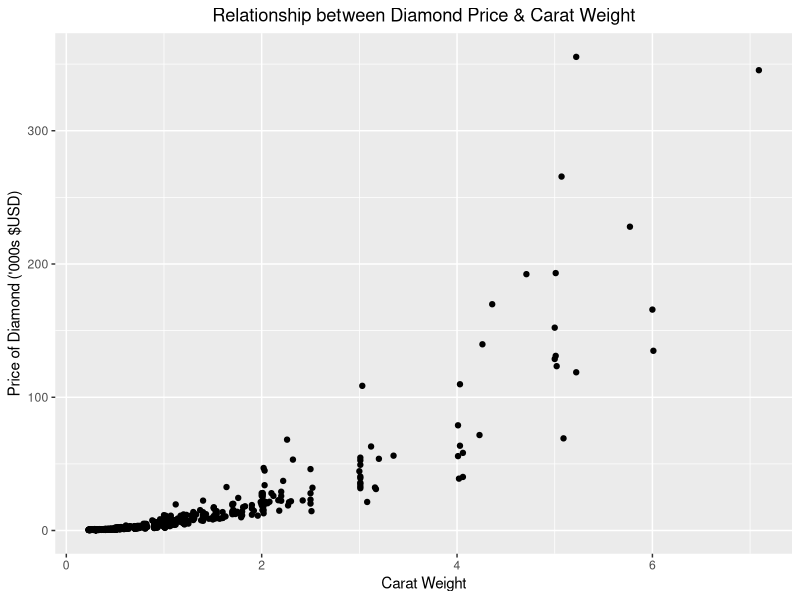
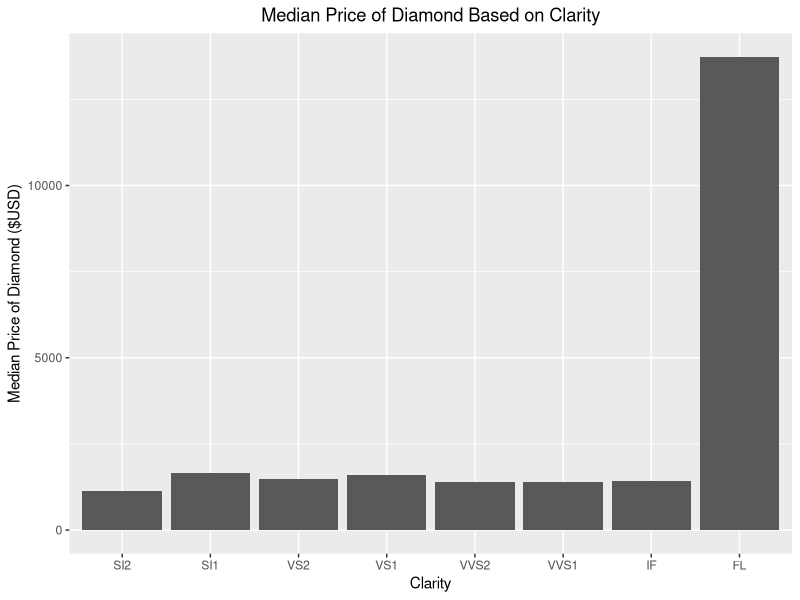
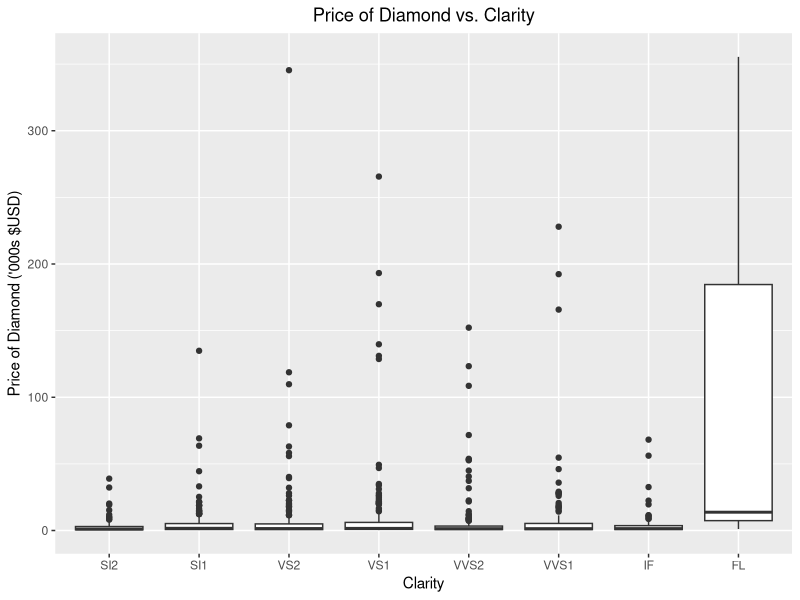
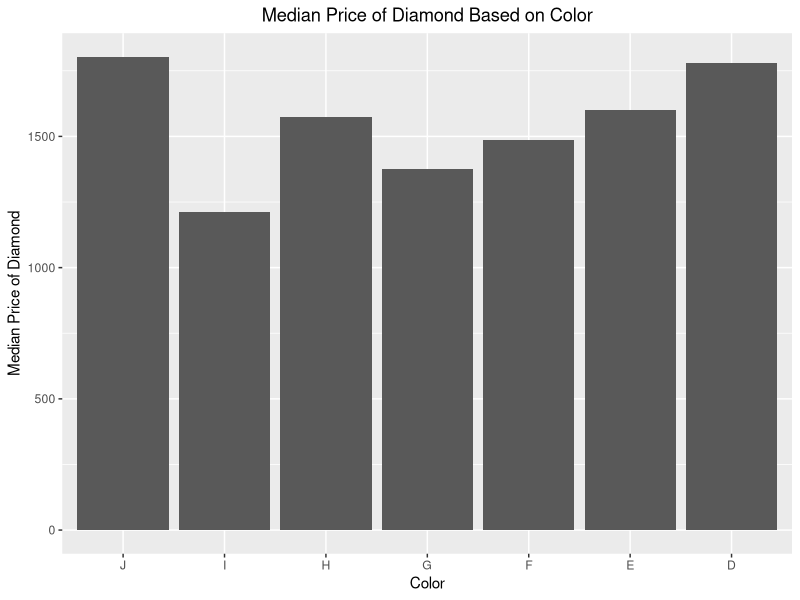
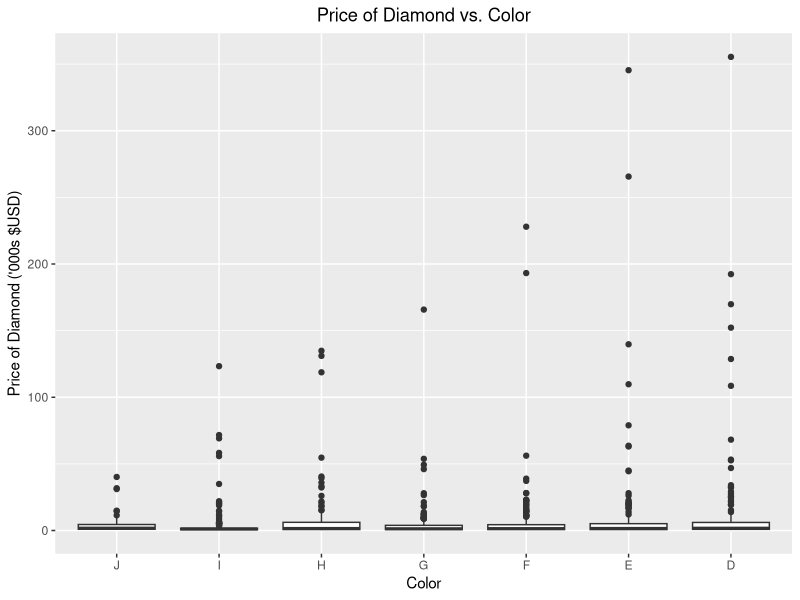
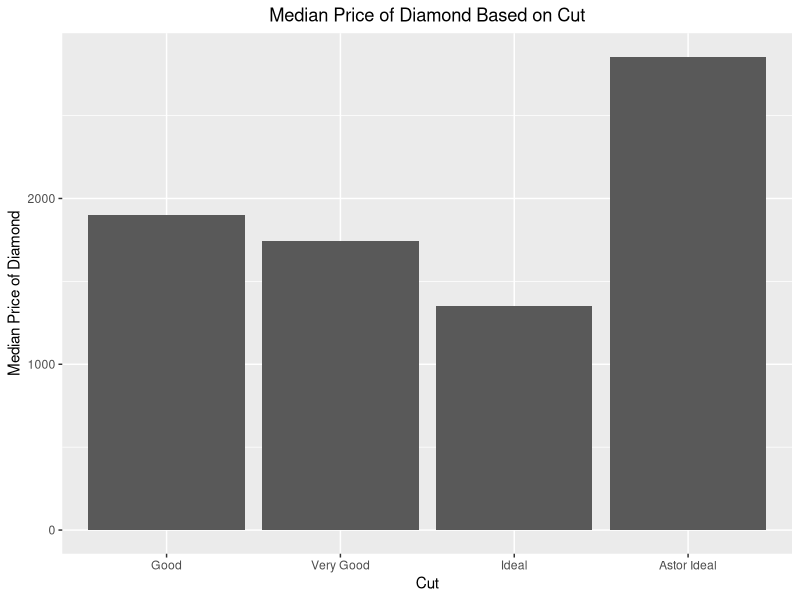
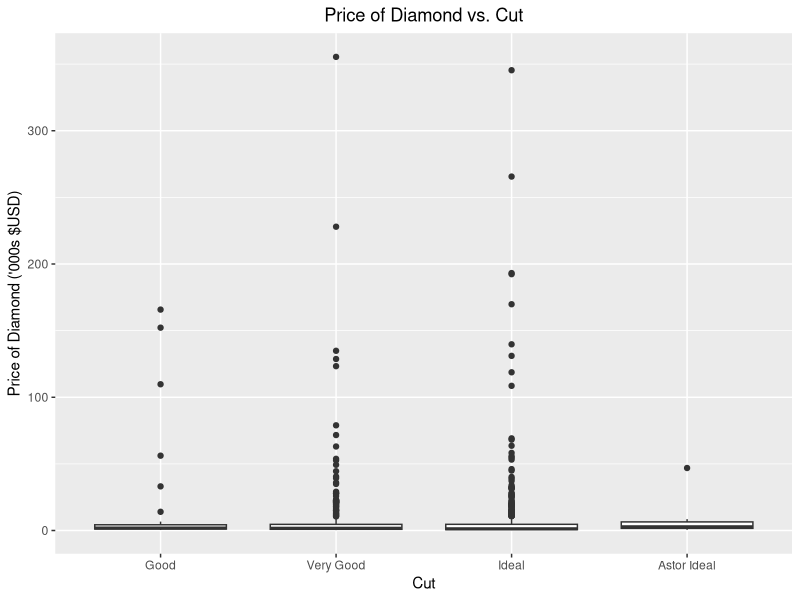
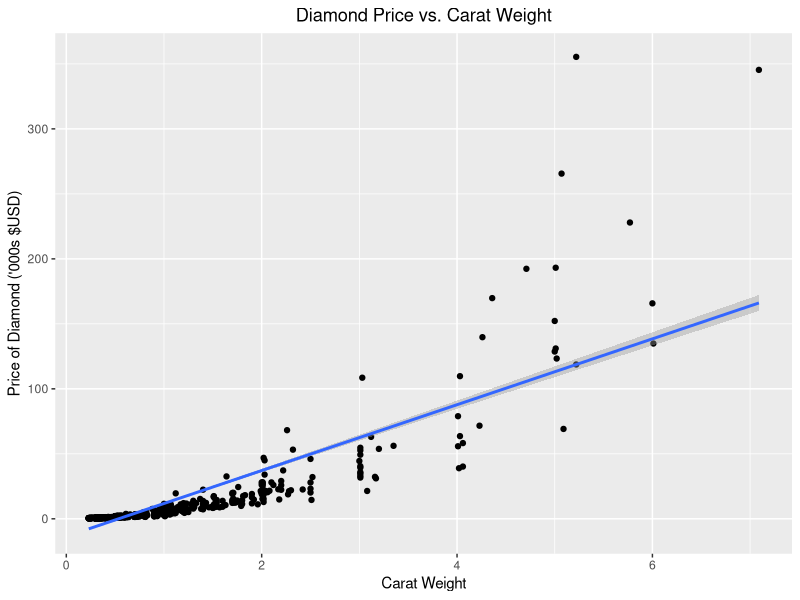

These charts were generated, in order, by the following R code: (Note: this script raises an error after producing the figures.)
## ---- chunk 1
knitr::opts_chunk$set(echo = FALSE, warning=FALSE, message=FALSE)
## ---- chunk 2
library(tidyverse)
library(MASS)

Data <- read.csv("diamonds4.csv",header=T)

## ---- chunk 3
knitr::kable(head(Data, 5), "pipe")

# Wyatt added top 5 rows to show sample of data set
## ---- chunk 4
knitr::kable(table(Data$cut), col.names=c('Cut', 'Frequency'), "simple")
## ---- chunk 5
knitr::kable(table(Data$color), col.names=c('Color', 'Frequency'), "simple")
## ---- chunk 6
knitr::kable(table(Data$clarity), col.names=c('Clarity', 'Frequency'), "simple")
## ---- chunk 7
ggplot(Data, aes(x=carat, y=price/1000)) + 
  geom_point() + 
  labs(x = "Carat Weight", y = "Price of Diamond ('000s $USD)", title = "Relationship between Diamond Price & Carat Weight")+
  theme(plot.title = element_text(hjust = 0.5))
## ---- chunk 8
# Code to relevel the clarity factors from lowest-clarity to highest-clarity
Data <- Data %>% 
  mutate(clarity = clarity %>% fct_relevel(c("SI2", "SI1", "VS2", "VS1", "VVS2", "VVS1", "IF", "FL")))

# Code to groupby the clarity and find the median value of the diamonds in that clarity level. 
data.clarity <- Data %>% 
  group_by(clarity) %>% 
  summarize(median_price_clarity = median(price))

# Bar plot
ggplot(data.clarity, aes(x = clarity, y=median_price_clarity)) + 
  geom_bar(stat = "identity") + 
  labs(x = "Clarity", y = "Median Price of Diamond ($USD)", title = "Median Price of Diamond Based on Clarity")+
  theme(plot.title = element_text(hjust = 0.5))

# Boxplot
ggplot(Data, aes(x=clarity, y = price/1000)) + 
  geom_boxplot() + 
  labs(x = "Clarity", y = "Price of Diamond ('000s $USD)", title = "Price of Diamond vs. Clarity")+
  theme(plot.title = element_text(hjust = 0.5))
## ---- chunk 9
# Releveling the factors for color to match the increasing qualities from BlueNile
Data <- Data %>% 
  mutate(color = color %>% fct_relevel(c("J", "I", "H", "G", "F", "E", "D")))

# Code to group by color and find the median price of diamonds of each color
data.color <- Data %>% 
  group_by(color) %>% 
  summarize(median_price_color = median(price))

# Bar plot
ggplot(data.color, aes(x = color, y=median_price_color)) + 
  geom_bar(stat = "identity") + 
  labs(x = "Color", y = "Median Price of Diamond", title = "Median Price of Diamond Based on Color")+
  theme(plot.title = element_text(hjust = 0.5))

# Boxplot
ggplot(Data, aes(x=color, y = price/1000)) + 
  geom_boxplot() + 
  labs(x = "Color", y = "Price of Diamond ('000s $USD)", title = "Price of Diamond vs. Color")+
  theme(plot.title = element_text(hjust = 0.5))
## ---- chunk 10
# Releveling the factors for color to match the increasing qualities from BlueNile
Data <- Data %>% 
  mutate(cut = cut %>% fct_relevel(c("Good", "Very Good", "Ideal", "Astor Ideal")))

# Code to group by color and find the median price of diamonds of each color
data.cut <- Data %>% 
  group_by(cut) %>% 
  summarize(median_price_cut = median(price))

# Bar plot
ggplot(data.cut, aes(x = cut, y=median_price_cut)) + 
  geom_bar(stat = "identity") + 
  labs(x = "Cut", y = "Median Price of Diamond", title = "Median Price of Diamond Based on Cut")+
  theme(plot.title = element_text(hjust = 0.5))

# Boxplot
ggplot(Data, aes(x=cut, y = price/1000)) + 
  geom_boxplot() + 
  labs(x = "Cut", y = "Price of Diamond ('000s $USD)", title = "Price of Diamond vs. Cut")+
  theme(plot.title = element_text(hjust = 0.5))
## ---- chunk 11
ggplot(Data,aes(x=carat,y=price/1000)) + 
  geom_point() +
  geom_smooth(method = "lm") +
  labs(title="Diamond Price vs. Carat Weight", x = "Carat Weight", y = "Price of Diamond ('000s $USD)")+
  theme(plot.title = element_text(hjust = 0.5))
## ---- chunk 12
result <- lm(price ~ carat,data=Data)
par(mfrow = c(2, 2))
plot(result)
## ---- chunk 13
boxcox(result)
## ---- chunk 14
ystar<-log(Data$price)
Data<-data.frame(Data,ystar)
xstar<-log(Data$carat)
Data<-data.frame(Data,xstar)
ggplot(Data,aes(x=xstar,y=ystar)) + geom_point()+
  geom_smooth(method = "lm", se=FALSE)+
  labs(title="Logged Diamond Price vs. logged Carat Weight")+
  theme(plot.title = element_text(hjust = 0.5))
## ---- chunk 15
result2 <- lm(ystar ~ xstar,data=Data)
par(mfrow = c(2, 2))
plot(result2)
## ---- chunk 16
acf(result2$residuals, main="ACF Plot of Residuals from Y* ~ X* Model")
## ---- chunk 17
summary(result2)
## ---- chunk 18
confint(result2, level=0.95)
